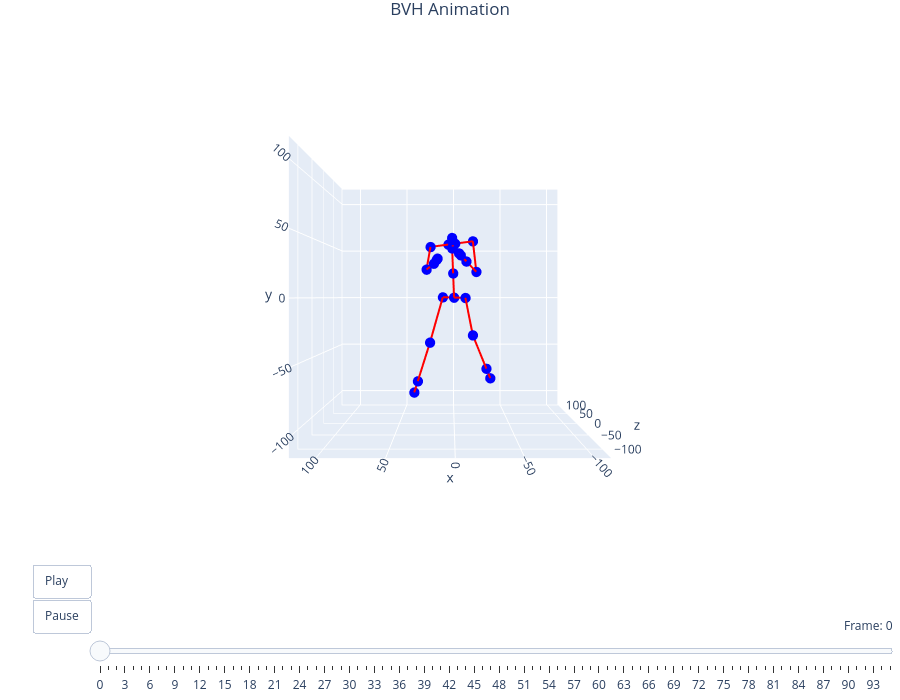

The notebook cell saved with this chart:
### Code cell
filename = "fighter_003"
viewer = preview_bvh(f'bvh/{filename}.bvh', True, True)

### Figure 1 — Plotly figure (JSON) as saved in the notebook; plotly's stock layout.template omitted (floating-point values rounded to 4 significant figures)
{"data": [{"hoverinfo": "text", "marker": {"color": "blue", "size": 6}, "mode": "markers", "showlegend": false, "text": ["Hips", "Spine", "Chest", "Neck", "Head", "Head_end", "LeftCollar", "LeftShoulder", "LeftArm", "LeftForeArm", "LeftHand", "LeftHand_end", "RightCollar", "RightShoulder", "RightArm", "RightForeArm", "RightHand", "RightHand_end", "LeftUpLeg", "LeftLeg", "LeftFoot", "LeftFoot_end", "RightUpLeg", "RightLeg", "RightFoot", "RightFoot_end"], "type": "scatter3d", "x": [0.07109, 0.9614, 1.852, 1.305, 1.886, 2.06, 5.207, 21.0, 24.16, 17.45, 15.02, 14.29, -0.7184, -16.51, -18.98, -9.837, -5.071, -3.642, 10.4, 21.82, 33.56, 37.09, -10.26, -16.87, -30.49, -34.58], "y": [0.195, 22.01, 43.83, 44.71, 49.33, 50.71, 47.08, 44.87, 24.56, 28.88, 32.08, 33.04, 47.91, 50.11, 22.46, 30.35, 35.24, 36.71, 0.4858, -40.32, -77.21, -88.28, -0.09586, -33.92, -66.85, -76.73], "z": [0.1374, -8.924, -17.99, -28.07, -40.64, -44.41, -19.77, -20.98, -29.8, -45.25, -47.12, -47.68, -19.31, -18.1, -32.33, -52.59, -57.1, -58.46, 2.93, -8.751, 6.781, 11.44, -2.655, -6.453, 18.01, 25.35]}, {"hoverinfo": "none", "line": {"color": "red", "width": 4}, "mode": "lines", "showlegend": false, "type": "scatter3d", "x": [0.9614, 0.07109, null, 1.852, 0.9614, null, 1.305, 1.852, null, 1.886, 1.305, null, 2.06, 1.886, null, 5.207, 1.852, null, 21.0, 5.207, null, 24.16, 21.0, null, 17.45, 24.16, null, 15.02, 17.45, null, 14.29, 15.02, null, -0.7184, 1.852, null, -16.51, -0.7184, null, -18.98, -16.51, null, -9.837, -18.98, null, -5.071, -9.837, null, -3.642, -5.071, null, 10.4, 0.07109, null, 21.82, 10.4, null, 33.56, 21.82, null, 37.09, 33.56, null, -10.26, 0.07109, null, -16.87, -10.26, null, -30.49, -16.87, null, -34.58, -30.49, null], "y": [22.01, 0.195, null, 43.83, 22.01, null, 44.71, 43.83, null, 49.33, 44.71, null, 50.71, 49.33, null, 47.08, 43.83, null, 44.87, 47.08, null, 24.56, 44.87, null, 28.88, 24.56, null, 32.08, 28.88, null, 33.04, 32.08, null, 47.91, 43.83, null, 50.11, 47.91, null, 22.46, 50.11, null, 30.35, 22.46, null, 35.24, 30.35, null, 36.71, 35.24, null, 0.4858, 0.195, null, -40.32, 0.4858, null, -77.21, -40.32, null, -88.28, -77.21, null, -0.09586, 0.195, null, -33.92, -0.09586, null, -66.85, -33.92, null, -76.73, -66.85, null], "z": [-8.924, 0.1374, null, -17.99, -8.924, null, -28.07, -17.99, null, -40.64, -28.07, null, -44.41, -40.64, null, -19.77, -17.99, null, -20.98, -19.77, null, -29.8, -20.98, null, -45.25, -29.8, null, -47.12, -45.25, null, -47.68, -47.12, null, -19.31, -17.99, null, -18.1, -19.31, null, -32.33, -18.1, null, -52.59, -32.33, null, -57.1, -52.59, null, -58.46, -57.1, null, 2.93, 0.1374, null, -8.751, 2.93, null, 6.781, -8.751, null, 11.44, 6.781, null, -2.655, 0.1374, null, -6.453, -2.655, null, 18.01, -6.453, null, 25.35, 18.01, null]}], "layout": {"height": 700, "margin": {"b": 0, "l": 0, "r": 0, "t": 30}, "scene": {"aspectmode": "cube", "camera": {"center": {"x": 0, "y": 0, "z": 0}, "eye": {"x": 0, "y": 0, "z": -2.5}, "up": {"x": 0, "y": 1, "z": 0}}, "xaxis": {"range": [-111.7, 119.3]}, "yaxis": {"range": [-114.8, 116.2]}, "zaxis": {"range": [-127.5, 103.5]}}, "sliders": [{"active": 0, "currentvalue": {"prefix": "Frame: ", "visible": true, "xanchor": "right"}, "len": 0.9, "pad": {"b": 10, "t": 50}, "steps": [{"args": [["frame_0"], {"frame": {"duration": 0, "redraw": true}, "mode": "immediate"}], "label": "0", "method": "animate"}, {"args": [["frame_1"], {"frame": {"duration": 0, "redraw": true}, "mode": "immediate"}], "label": "1", "method": "animate"}, {"args": [["frame_2"], {"frame": {"duration": 0, "redraw": true}, "mode": "immediate"}], "label": "2", "method": "animate"}, {"args": [["frame_3"], {"frame": {"duration": 0, "redraw": true}, "mode": "immediate"}], "label": "3", "method": "animate"}, {"args": [["frame_4"], {"frame": {"duration": 0, "redraw": true}, "mode": "immediate"}], "label": "4", "method": "animate"}, {"args": [["frame_5"], {"frame": {"duration": 0, "redraw": true}, "mode": "immediate"}], "label": "5", "method": "animate"}, {"args": [["frame_6"], {"frame": {"duration": 0, "redraw": true}, "mode": "immediate"}], "label": "6", "method": "animate"}, {"args": [["frame_7"], {"frame": {"duration": 0, "redraw": true}, "mode": "immediate"}], "label": "7", "method": "animate"}, {"args": [["frame_8"], {"frame": {"duration": 0, "redraw": true}, "mode": "immediate"}], "label": "8", "method": "animate"}, {"args": [["frame_9"], {"frame": {"duration": 0, "redraw": true}, "mode": "immediate"}], "label": "9", "method": "animate"}, {"args": [["frame_10"], {"frame": {"duration": 0, "redraw": true}, "mode": "immediate"}], "label": "10", "method": "animate"}, {"args": [["frame_11"], {"frame": {"duration": 0, "redraw": true}, "mode": "immediate"}], "label": "11", "method": "animate"}, {"args": [["frame_12"], {"frame": {"duration": 0, "redraw": true}, "mode": "immediate"}], "label": "12", "method": "animate"}, {"args": [["frame_13"], {"frame": {"duration": 0, "redraw": true}, "mode": "immediate"}], "label": "13", "method": "animate"}, {"args": [["frame_14"], {"frame": {"duration": 0, "redraw": true}, "mode": "immediate"}], "label": "14", "method": "animate"}, {"args": [["frame_15"], {"frame": {"duration": 0, "redraw": true}, "mode": "immediate"}], "label": "15", "method": "animate"}, {"args": [["frame_16"], {"frame": {"duration": 0, "redraw": true}, "mode": "immediate"}], "label": "16", "method": "animate"}, {"args": [["frame_17"], {"frame": {"duration": 0, "redraw": true}, "mode": "immediate"}], "label": "17", "method": "animate"}, {"args": [["frame_18"], {"frame": {"duration": 0, "redraw": true}, "mode": "immediate"}], "label": "18", "method": "animate"}, {"args": [["frame_19"], {"frame": {"duration": 0, "redraw": true}, "mode": "immediate"}], "label": "19", "method": "animate"}, {"args": [["frame_20"], {"frame": {"duration": 0, "redraw": true}, "mode": "immediate"}], "label": "20", "method": "animate"}, {"args": [["frame_21"], {"frame": {"duration": 0, "redraw": true}, "mode": "immediate"}], "label": "21", "method": "animate"}, {"args": [["frame_22"], {"frame": {"duration": 0, "redraw": true}, "mode": "immediate"}], "label": "22", "method": "animate"}, {"args": [["frame_23"], {"frame": {"duration": 0, "redraw": true}, "mode": "immediate"}], "label": "23", "method": "animate"}, {"args": [["frame_24"], {"frame": {"duration": 0, "redraw": true}, "mode": "immediate"}], "label": "24", "method": "animate"}, {"args": [["frame_25"], {"frame": {"duration": 0, "redraw": true}, "mode": "immediate"}], "label": "25", "method": "animate"}, {"args": [["frame_26"], {"frame": {"duration": 0, "redraw": true}, "mode": "immediate"}], "label": "26", "method": "animate"}, {"args": [["frame_27"], {"frame": {"duration": 0, "redraw": true}, "mode": "immediate"}], "label": "27", "method": "animate"}, {"args": [["frame_28"], {"frame": {"duration": 0, "redraw": true}, "mode": "immediate"}], "label": "28", "method": "animate"}, {"args": [["frame_29"], {"frame": {"duration": 0, "redraw": true}, "mode": "immediate"}], "label": "29", "method": "animate"}, {"args": [["frame_30"], {"frame": {"duration": 0, "redraw": true}, "mode": "immediate"}], "label": "30", "method": "animate"}, {"args": [["frame_31"], {"frame": {"duration": 0, "redraw": true}, "mode": "immediate"}], "label": "31", "method": "animate"}, {"args": [["frame_32"], {"frame": {"duration": 0, "redraw": true}, "mode": "immediate"}], "label": "32", "method": "animate"}, {"args": [["frame_33"], {"frame": {"duration": 0, "redraw": true}, "mode": "immediate"}], "label": "33", "method": "animate"}, {"args": [["frame_34"], {"frame": {"duration": 0, "redraw": true}, "mode": "immediate"}], "label": "34", "method": "animate"}, {"args": [["frame_35"], {"frame": {"duration": 0, "redraw": true}, "mode": "immediate"}], "label": "35", "method": "animate"}, {"args": [["frame_36"], {"frame": {"duration": 0, "redraw": true}, "mode": "immediate"}], "label": "36", "method": "animate"}, {"args": [["frame_37"], {"frame": {"duration": 0, "redraw": true}, "mode": "immediate"}], "label": "37", "method": "animate"}, {"args": [["frame_38"], {"frame": {"duration": 0, "redraw": true}, "mode": "immediate"}], "label": "38", "method": "animate"}, {"args": [["frame_39"], {"frame": {"duration": 0, "redraw": true}, "mode": "immediate"}], "label": "39", "method": "animate"}, {"args": [["frame_40"], {"frame": {"duration": 0, "redraw": true}, "mode": "immediate"}], "label": "40", "method": "animate"}, {"args": [["frame_41"], {"frame": {"duration": 0, "redraw": true}, "mode": "immediate"}], "label": "41", "method": "animate"}, {"args": [["frame_42"], {"frame": {"duration": 0, "redraw": true}, "mode": "immediate"}], "label": "42", "method": "animate"}, {"args": [["frame_43"], {"frame": {"duration": 0, "redraw": true}, "mode": "immediate"}], "label": "43", "method": "animate"}, {"args": [["frame_44"], {"frame": {"duration": 0, "redraw": true}, "mode": "immediate"}], "label": "44", "method": "animate"}, {"args": [["frame_45"], {"frame": {"duration": 0, "redraw": true}, "mode": "immediate"}], "label": "45", "method": "animate"}, {"args": [["frame_46"], {"frame": {"duration": 0, "redraw": true}, "mode": "immediate"}], "label": "46", "method": "animate"}, {"args": [["frame_47"], {"frame": {"duration": 0, "redraw": true}, "mode": "immediate"}], "label": "47", "method": "animate"}, {"args": [["frame_48"], {"frame": {"duration": 0, "redraw": true}, "mode": "immediate"}], "label": "48", "method": "animate"}, {"args": [["frame_49"], {"frame": {"duration": 0, "redraw": true}, "mode": "immediate"}], "label": "49", "method": "animate"}, {"args": [["frame_50"], {"frame": {"duration": 0, "redraw": true}, "mode": "immediate"}], "label": "50", "method": "animate"}, {"args": [["frame_51"], {"frame": {"duration": 0, "redraw": true}, "mode": "immediate"}], "label": "51", "method": "animate"}, {"args": [["frame_52"], {"frame": {"duration": 0, "redraw": true}, "mode": "immediate"}], "label": "52", "method": "animate"}, {"args": [["frame_53"], {"frame": {"duration": 0, "redraw": true}, "mode": "immediate"}], "label": "53", "method": "animate"}, {"args": [["frame_54"], {"frame": {"duration": 0, "redraw": true}, "mode": "immediate"}], "label": "54", "method": "animate"}, {"args": [["frame_55"], {"frame": {"duration": 0, "redraw": true}, "mode": "immediate"}], "label": "55", "method": "animate"}, {"args": [["frame_56"], {"frame": {"duration": 0, "redraw": true}, "mode": "immediate"}], "label": "56", "method": "animate"}, {"args": [["frame_57"], {"frame": {"duration": 0, "redraw": true}, "mode": "immediate"}], "label": "57", "method": "animate"}, {"args": [["frame_58"], {"frame": {"duration": 0, "redraw": true}, "mode": "immediate"}], "label": "58", "method": "animate"}, {"args": [["frame_59"], {"frame": {"duration": 0, "redraw": true}, "mode": "immediate"}], "label": "59", "method": "animate"}, {"args": [["frame_60"], {"frame": {"duration": 0, "redraw": true}, "mode": "immediate"}], "label": "60", "method": "animate"}, {"args": [["frame_61"], {"frame": {"duration": 0, "redraw": true}, "mode": "immediate"}], "label": "61", "method": "animate"}, {"args": [["frame_62"], {"frame": {"duration": 0, "redraw": true}, "mode": "immediate"}], "label": "62", "method": "animate"}, {"args": [["frame_63"], {"frame": {"duration": 0, "redraw": true}, "mode": "immediate"}], "label": "63", "method": "animate"}, {"args": [["frame_64"], {"frame": {"duration": 0, "redraw": true}, "mode": "immediate"}], "label": "64", "method": "animate"}, {"args": [["frame_65"], {"frame": {"duration": 0, "redraw": true}, "mode": "immediate"}], "label": "65", "method": "animate"}, {"args": [["frame_66"], {"frame": {"duration": 0, "redraw": true}, "mode": "immediate"}], "label": "66", "method": "animate"}, {"args": [["frame_67"], {"frame": {"duration": 0, "redraw": true}, "mode": "immediate"}], "label": "67", "method": "animate"}, {"args": [["frame_68"], {"frame": {"duration": 0, "redraw": true}, "mode": "immediate"}], "label": "68", "method": "animate"}, {"args": [["frame_69"], {"frame": {"duration": 0, "redraw": true}, "mode": "immediate"}], "label": "69", "method": "animate"}, {"args": [["frame_70"], {"frame": {"duration": 0, "redraw": true}, "mode": "immediate"}], "label": "70", "method": "animate"}, {"args": [["frame_71"], {"frame": {"duration": 0, "redraw": true}, "mode": "immediate"}], "label": "71", "method": "animate"}, {"args": [["frame_72"], {"frame": {"duration": 0, "redraw": true}, "mode": "immediate"}], "label": "72", "method": "animate"}, {"args": [["frame_73"], {"frame": {"duration": 0, "redraw": true}, "mode": "immediate"}], "label": "73", "method": "animate"}, {"args": [["frame_74"], {"frame": {"duration": 0, "redraw": true}, "mode": "immediate"}], "label": "74", "method": "animate"}, {"args": [["frame_75"], {"frame": {"duration": 0, "redraw": true}, "mode": "immediate"}], "label": "75", "method": "animate"}, {"args": [["frame_76"], {"frame": {"duration": 0, "redraw": true}, "mode": "immediate"}], "label": "76", "method": "animate"}, {"args": [["frame_77"], {"frame": {"duration": 0, "redraw": true}, "mode": "immediate"}], "label": "77", "method": "animate"}, {"args": [["frame_78"], {"frame": {"duration": 0, "redraw": true}, "mode": "immediate"}], "label": "78", "method": "animate"}, {"args": [["frame_79"], {"frame": {"duration": 0, "redraw": true}, "mode": "immediate"}], "label": "79", "method": "animate"}, {"args": [["frame_80"], {"frame": {"duration": 0, "redraw": true}, "mode": "immediate"}], "label": "80", "method": "animate"}, {"args": [["frame_81"], {"frame": {"duration": 0, "redraw": true}, "mode": "immediate"}], "label": "81", "method": "animate"}, {"args": [["frame_82"], {"frame": {"duration": 0, "redraw": true}, "mode": "immediate"}], "label": "82", "method": "animate"}, {"args": [["frame_83"], {"frame": {"duration": 0, "redraw": true}, "mode": "immediate"}], "label": "83", "method": "animate"}, {"args": [["frame_84"], {"frame": {"duration": 0, "redraw": true}, "mode": "immediate"}], "label": "84", "method": "animate"}, {"args": [["frame_85"], {"frame": {"duration": 0, "redraw": true}, "mode": "immediate"}], "label": "85", "method": "animate"}, {"args": [["frame_86"], {"frame": {"duration": 0, "redraw": true}, "mode": "immediate"}], "label": "86", "method": "animate"}, {"args": [["frame_87"], {"frame": {"duration": 0, "redraw": true}, "mode": "immediate"}], "label": "87", "method": "animate"}, {"args": [["frame_88"], {"frame": {"duration": 0, "redraw": true}, "mode": "immediate"}], "label": "88", "method": "animate"}, {"args": [["frame_89"], {"frame": {"duration": 0, "redraw": true}, "mode": "immediate"}], "label": "89", "method": "animate"}, {"args": [["frame_90"], {"frame": {"duration": 0, "redraw": true}, "mode": "immediate"}], "label": "90", "method": "animate"}, {"args": [["frame_91"], {"frame": {"duration": 0, "redraw": true}, "mode": "immediate"}], "label": "91", "method": "animate"}, {"args": [["frame_92"], {"frame": {"duration": 0, "redraw": true}, "mode": "immediate"}], "label": "92", "method": "animate"}, {"args": [["frame_93"], {"frame": {"duration": 0, "redraw": true}, "mode": "immediate"}], "label": "93", "method": "animate"}, {"args": [["frame_94"], {"frame": {"duration": 0, "redraw": true}, "mode": "immediate"}], "label": "94", "method": "animate"}, {"args": [["frame_95"], {"frame": {"duration": 0, "redraw": true}, "mode": "immediate"}], "label": "95", "method": "animate"}], "x": 0.1, "xanchor": "left", "y": 0, "yanchor": "top"}], "title": {"text": "BVH Animation", "x": 0.5, "xanchor": "center"}, "updatemenus": [{"buttons": [{"args": [null, {"frame": {"duration": 83, "redraw": true}, "fromcurrent": true, "mode": "immediate"}], "label": "Play", "method": "animate"}, {"args": [[null], {"frame": {"duration": 0, "redraw": false}, "mode": "immediate"}], "label": "Pause", "method": "animate"}], "showactive": false, "type": "buttons", "x": 0.1, "xanchor": "right", "y": 0, "yanchor": "top"}]}}
